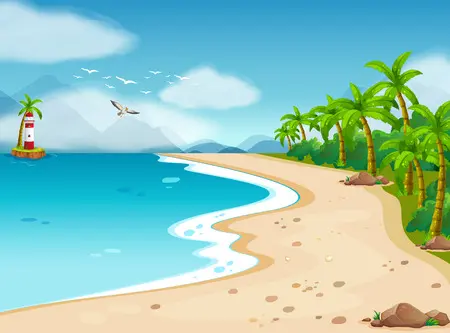
#> input picture exp7/itsohk.png, 450 x 333 px, found by its file name
$ python segmentation.py
#> lines starting #> are read from the running program, lines starting #| are printed output that depends on the picture; after the words box and inside, x2 and y2 are one past the last pixel; in counts of white or black regions, pixels touching at a corner belong together
import cv2

# Load grayscale image
img = cv2.imread(r'D:\Academic\Fourth year Second semester\4206\Code\exp7\itsohk.png', cv2.IMREAD_GRAYSCALE)
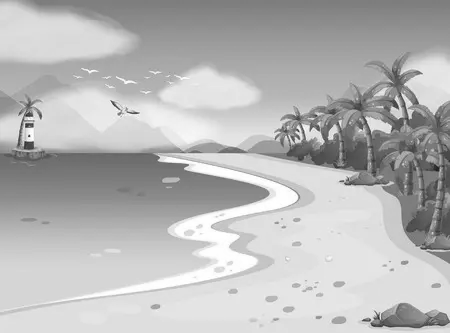
#> img: shape (333, 450); min 32, max 255, mean 183.1

if img is None:
    print("Image not found.")
    exit()

# Apply thresholding
thresh_val = 127
_, thresholded = cv2.threshold(img, thresh_val, 255, cv2.THRESH_BINARY)
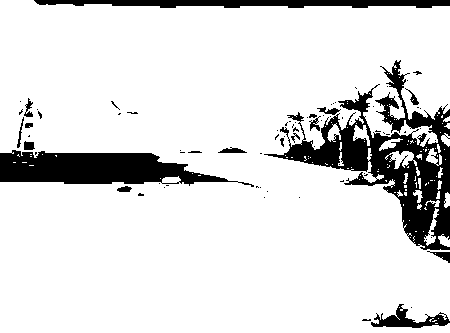
#> thresholded: shape (333, 450); 86.8% white; 79 black regions (61 under 20 px), largest, box (x1, y1, x2, y2) and area: (264, 60, 450, 250) 9951, (0, 150, 254, 187) 5510, (34, 0, 450, 8) 2529

# Show and save
cv2.imshow("Original Grayscale", img)
cv2.imshow("Thresholded Image", thresholded)
cv2.imwrite("images/threshold_output.jpg", thresholded)
cv2.waitKey(0)
cv2.destroyAllWindows()


# [5 lines of commented-out code are left out]
